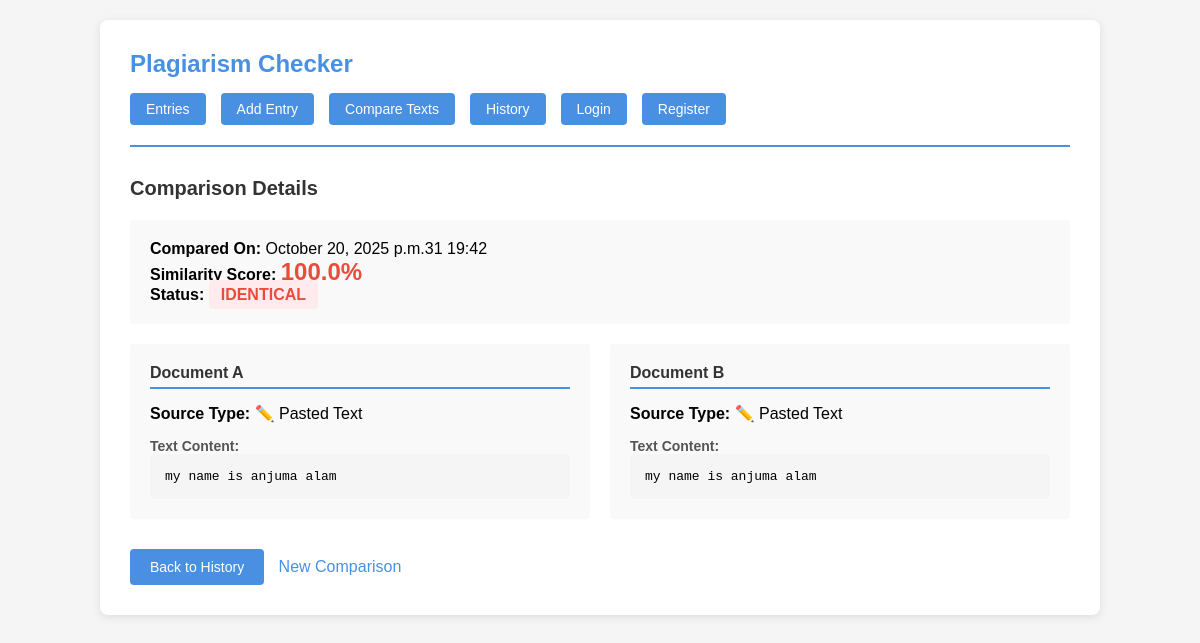
/checker/history/3/, run on the app's committed database.
### checker/models.py (models this page shows, shortened)
class ComparisonHistory(models.Model):
    source_a_type = models.CharField(max_length=20, choices=[
        ('entry', 'Saved Entry'),
        ('pasted', 'Pasted Text'),
        ('file', 'Uploaded File')
    ])
    source_a_entry = models.ForeignKey(
        TextEntry,
        null=True,
        blank=True,
        on_delete=models.SET_NULL,
        related_name='comparisons_as_a'
    )
    source_a_text = models.TextField()
    source_a_filename = models.CharField(max_length=255, blank=True)
    source_b_type = models.CharField(max_length=20, choices=[
        ('entry', 'Saved Entry'),
        ('pasted', 'Pasted Text'),
        ('file', 'Uploaded File')
    ])
    source_b_entry = models.ForeignKey(
        TextEntry,
        null=True,
        blank=True,
        on_delete=models.SET_NULL,
        related_name='comparisons_as_b'
    )
    source_b_text = models.TextField()
    source_b_filename = models.CharField(max_length=255, blank=True)
    similarity_score = models.FloatField()
    similarity_status = models.CharField(max_length=50)
    compared_at = models.DateTimeField(default=timezone.now)
    class Meta:
        ordering = ['-compared_at']
        verbose_name_plural = 'Comparison Histories'

### checker/views.py (the view)
# urls.py: path('history/<int:pk>/', views.ComparisonHistoryDetailView.as_view(), name='history_detail'),
class ComparisonHistoryDetailView(generic.DetailView):
    model = ComparisonHistory
    template_name = 'checker/history_detail.html'
    context_object_name = 'comparison'

### checker/templates/checker/history_detail.html (shortened to what this page needs)
{% extends "checker/base.html" %}
{% block content %}
<h2>Comparison Details</h2>
<div style="background: #f9f9f9; padding: 20px; border-radius: 4px; margin-bottom: 20px;">
    <p><strong>Compared On:</strong> {{ comparison.compared_at|date:"F d, Y at H:i" }}</p>
    <p><strong>Similarity Score:</strong>
        <span style="font-size: 24px; font-weight: bold;
            {% if comparison.similarity_score >= 80 %}color: #e74c3c;
            {% elif comparison.similarity_score >= 50 %}color: #f39c12;
            {% else %}color: #27ae60;{% endif %}">
            {{ comparison.similarity_score }}%
        </span>
    </p>
    <p><strong>Status:</strong>
        <span style="padding: 6px 12px; border-radius: 4px; font-weight: bold;
            {% if comparison.similarity_score >= 80 %}background: #ffebee; color: #e74c3c;
            {% elif comparison.similarity_score >= 50 %}background: #fff3e0; color: #f39c12;
            {% else %}background: #e8f5e9; color: #27ae60;{% endif %}">
            {{ comparison.similarity_status }}
        </span>
    </p>
</div>
<div style="display: grid; grid-template-columns: 1fr 1fr; gap: 20px; margin-bottom: 30px;">
    <div style="background: #f9f9f9; padding: 20px; border-radius: 4px;">
        <h3 style="font-size: 16px; color: #333; margin-bottom: 15px; border-bottom: 2px solid #4a90e2; padding-bottom: 5px;">
            Document A
        </h3>
        <p><strong>Source Type:</strong>
            {% if comparison.source_a_type == 'entry' %}
                📋 Saved Entry
            {% elif comparison.source_a_type == 'file' %}
                📄 Uploaded File
            {% else %}
                ✏️ Pasted Text
            {% endif %}
        </p>
        <h4 style="margin-top: 15px; font-size: 14px; color: #555;">Text Content:</h4>
        <pre style="max-height: 300px; overflow-y: auto;">{{ comparison.source_a_text }}</pre>
    </div>
    <div style="background: #f9f9f9; padding: 20px; border-radius: 4px;">
        <h3 style="font-size: 16px; color: #333; margin-bottom: 15px; border-bottom: 2px solid #4a90e2; padding-bottom: 5px;">
            Document B
        </h3>
        <p><strong>Source Type:</strong>
            {% if comparison.source_b_type == 'entry' %}
                📋 Saved Entry
            {% elif comparison.source_b_type == 'file' %}
                📄 Uploaded File
            {% else %}
                ✏️ Pasted Text
            {% endif %}
        </p>
        <h4 style="margin-top: 15px; font-size: 14px; color: #555;">Text Content:</h4>
        <pre style="max-height: 300px; overflow-y: auto;">{{ comparison.source_b_text }}</pre>
    </div>
</div>
<div style="margin-top: 30px;">
    <a href="{% url 'checker:history_list' %}" class="btn">Back to History</a>
    <a href="{% url 'checker:compare' %}" style="margin-left: 10px;">New Comparison</a>
</div>
{% endblock %}

### checker/templates/checker/base.html (style rules this page uses)
* { margin: 0; padding: 0; box-sizing: border-box; }
body { font-family: Arial, sans-serif; background: #f5f5f5; padding: 20px; }
h2 { color: #333; margin-bottom: 20px; font-size: 20px; }
button, .btn { background: #4a90e2; color: white; border: none; padding: 10px 20px; border-radius: 4px; cursor: pointer; font-size: 14px; text-decoration: none; display: inline-block; }
a { color: #4a90e2; text-decoration: none; }
pre { background: #f5f5f5; padding: 15px; border-radius: 4px; overflow-x: auto; }

### data on the page
ComparisonHistory: compared_at "October 20, 2025 p.m.31 19:42", similarity_score "100.0", similarity_status "IDENTICAL", source_a_text "my name is anjuma alam", source_b_text "my name is anjuma alam"
